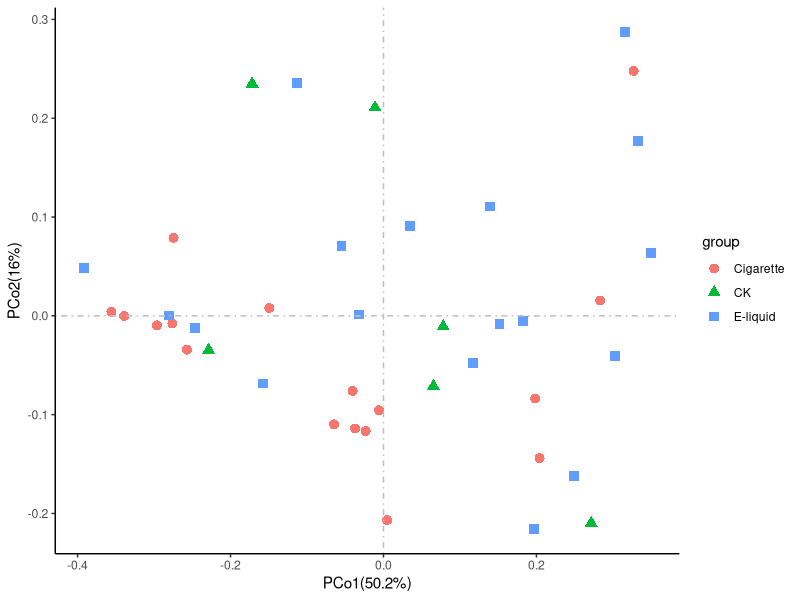

Generate this figure with R:
library("ggplot2")
library("ape")
library("vegan") 
group <- read.table("Sample_information_detail.txt", header=T, check.name = F, col.names=c('SampleID', 'sex', 'group', 'dose'))
profile <- t(read.table("expose_abd.txt",header=T, sep = "\t", check.name = F))  #原文件在 data 文件夹下
colnames(profile) = profile[1,]
profile = profile[-1,]
test = apply(profile,2,as.numeric)    # 将数据框的字符串格式转化为数值型的矩阵格式，2 表示按照列来处理
rownames(test) = rownames(profile)    
beta.dis <- vegdist(test, method = "bray")
PCOA <- pcoa(beta.dis, correction="none", rn=NULL)
result <- PCOA$values[,"Relative_eig"]
pco1 <- as.numeric(sprintf("%0.3f",result[1]))*100
pco2 <- as.numeric(sprintf("%0.3f",result[2]))*100 
pc <- as.data.frame(PCOA$vectors)
pc$SampleID = rownames(profile)
Merge.result <- merge(pc,group,by="SampleID",all=TRUE)
xlab=paste("PCo1(",pco1,"%)",sep="")
ylab=paste("PCo2(",pco2,"%)",sep="")
ggplot(Merge.result,aes(Axis.1,Axis.2)) +
    geom_point(size=3,aes(color=group,shape=group)) +
    geom_hline(yintercept=0,linetype=4,color="grey") +
    geom_vline(xintercept=0,linetype=4,color="grey") +
    labs(x=xlab,y=ylab) + theme(
        panel.background = element_blank(),
        axis.line = element_line(size=0.5, colour = "black"))
        
